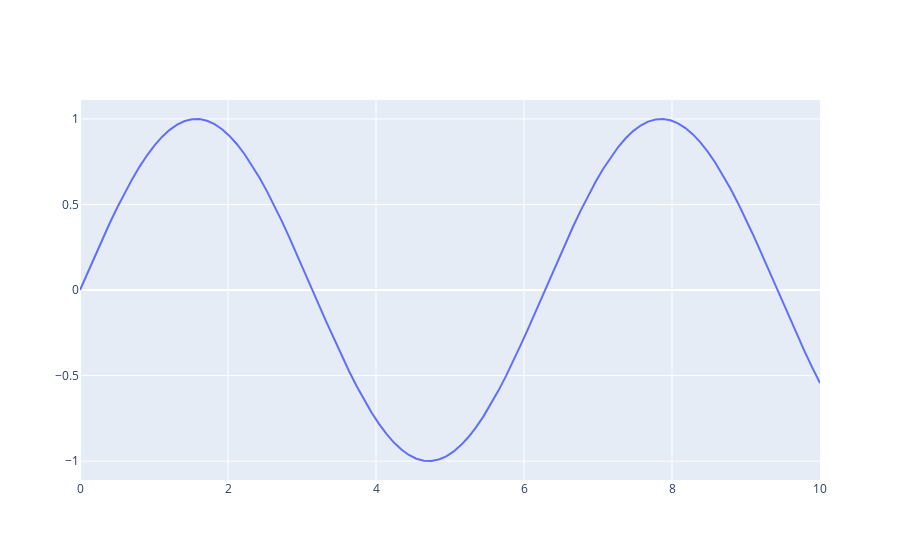

Notebook code cell kept with this figure:
### Code cell
fig = go.Figure(data=go.Scatter(x=t, y=y, mode='lines'))
fig.show()
